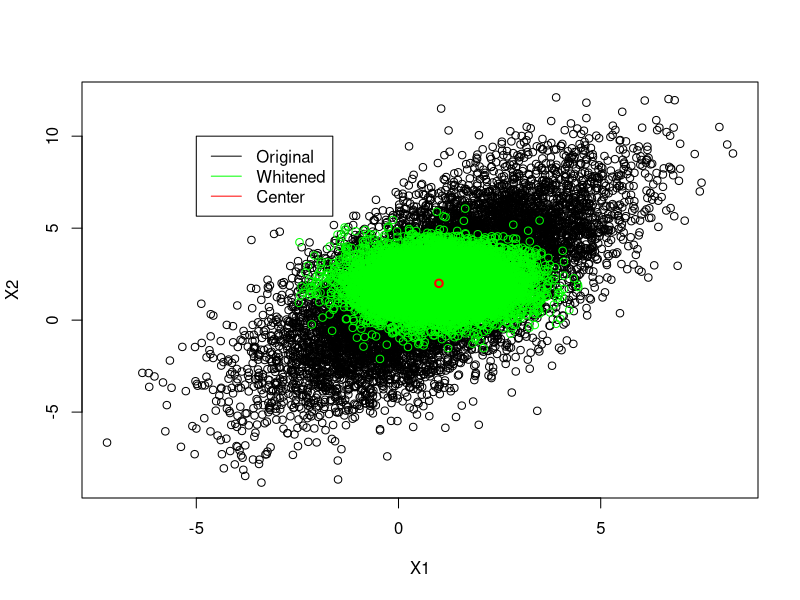

Source code (R):
# Implementation of the Whitening transformation
# Set parameters: dim -> d, samples -> N, center -> M
d <-2
N <-10000
M <-rbind(1,2)
Sigma <-matrix(c(4,4,4,9),nrow=2,ncol=2)

# Calculate eigenvectors and eigenvalues
e<-eigen(Sigma,symmetric = TRUE)
values <- e$values
vectors <- e$vectors

Phi = vectors
Lambda<-matrix(c(values[1],0,0,values[2]),nrow=2,ncol=2)

# Check that Sigma_Y is identity
Lambda_sqrt_inv <- solve(sqrt(Lambda))
Sigma_Y <- Lambda_sqrt_inv %*% t(Phi) %*% Sigma %*% Phi %*% Lambda_sqrt_inv

Y<-replicate(2, rnorm(N,0,1))
X <- Phi %*% sqrt(Lambda) %*% t(Y)

X1 <- X[1,1:N] + M[1]
X2 <- X[2,1:N] + M[2]
plot(X1,X2)

# Whitened distribution
Yw = Lambda_sqrt_inv %*% t(Phi) %*% X

Y1 <- Yw[1,1:N] + M[1]
Y2 <- Yw[2,1:N] + M[2]
points(Y1,Y2,col="green")

points(M[1],M[2],col="red",lwd=2)
legend(-5,10,legend=c("Original", "Whitened","Center"),
       col=c("black", "green","red"), lty=1)


